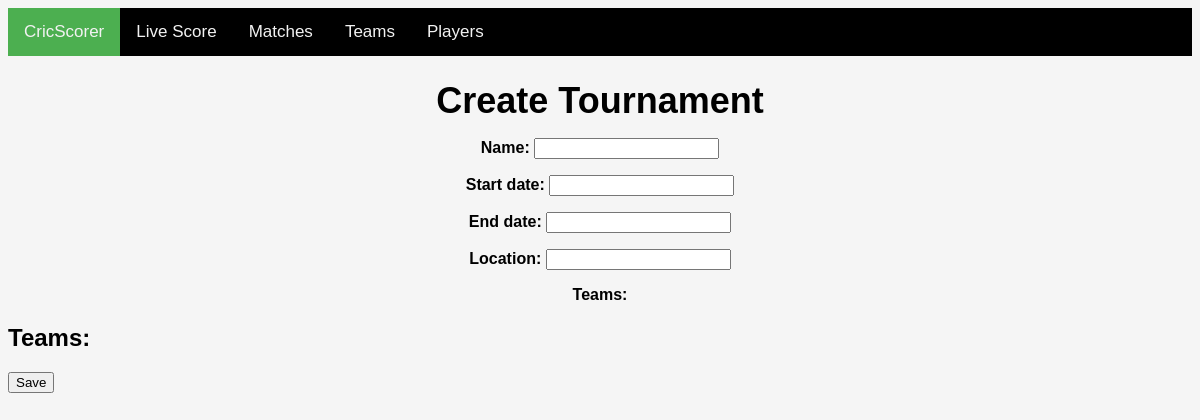
The app's page /tournament_create/, older data.
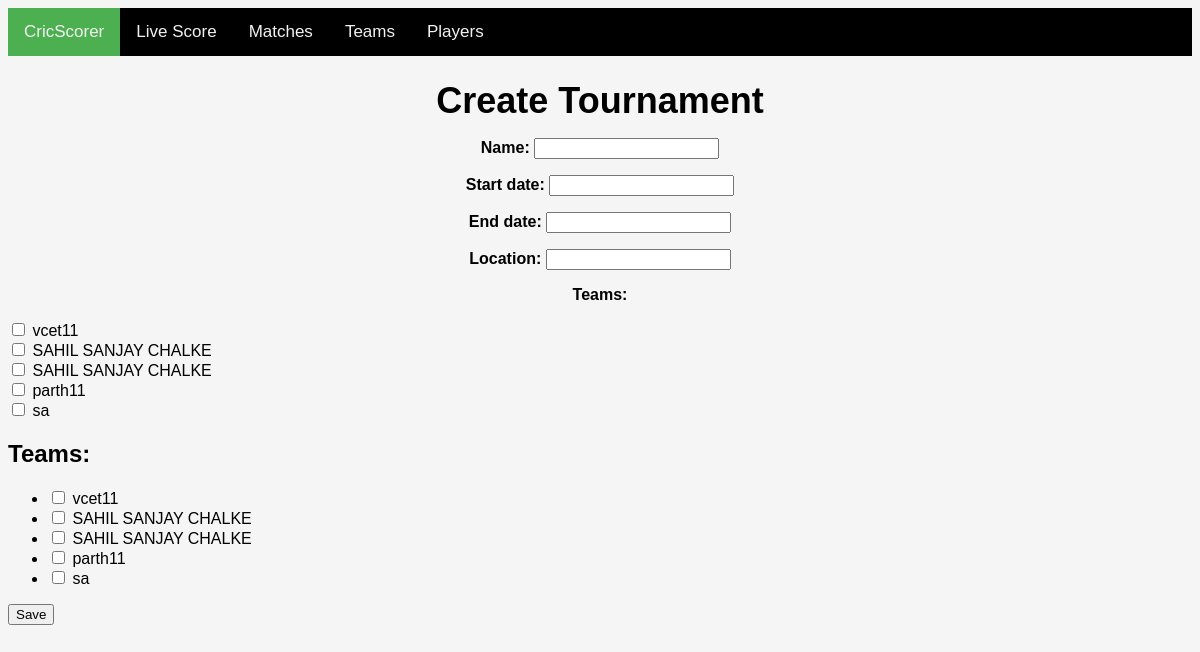
The same page, newer data.
### scoring/models.py (models this page shows)
class Team(models.Model):
    name = models.CharField(max_length=200)
    captain_name = models.CharField(max_length=200,default='')
    contact_number = models.CharField(max_length=20,null=True)
    email = models.EmailField(max_length=200,null=True)
    def __str__(self):
        return self.name

### scoring/views.py (the view)
# urls.py: path('tournament_create/',views.tournament_create,name="tournamet_create"),
def tournament_create(request):
    if request.method == 'POST':
        form = TournamentForms(request.POST)
        if form.is_valid():
            tournament = form.save(commit=False)
            selected_teams = request.POST.getlist('teams')
            tournament.save()
            form.save_m2m()
            for team_id in selected_teams:
                team = Team.objects.get(id=team_id)
                tournament.teams.add(team)
            return redirect('tournament_details', pk=tournament.pk)
    else:
        form = TournamentForms()
        teams = Team.objects.all()
        return render(request, 'scoring/tournament_form.html', {'form': form, 'title': 'Create Tournament', 'teams': teams})

### scoring/forms.py
class TournamentForms(forms.ModelForm):
    teams=forms.ModelMultipleChoiceField(queryset=Team.objects.all(),required=False,widget=forms.CheckboxSelectMultiple)
    class Meta:
        model = Tournament
        fields = ['name',  'start_date', 'end_date', 'location']

### scoring/templates/scoring/tournament_form.html (shortened to what this page needs)
{% extends 'scoring/base.html' %}
{% block content %}
  <h1>{{ title }}</h1>
  <form method="post">
    {{ form.as_p }}
    <h2>Teams:</h2>
    <ul>
      {% for team in teams %}
        <li>
          <label>
            <input type="checkbox"
              name="teams"
              value="{{ team.id }}"
              >
            {{ team.name }}
          </label>
        </li>
      {% endfor %}
    </ul>
    <input type="submit" value="Save">
  </form>
{% endblock %}

### scoring/templates/scoring/base.html
  {% load static %}
  <link rel="stylesheet" href="{% static 'scoring/navbar.css' %}">
  <link rel="stylesheet" href="{% static 'scoring/score.css' %}">
  <link rel="stylesheet" href="{% static 'scoring/makematch.css' %}">
  <link rel="stylesheet" href="{% static 'scoring/makematch.css' %}">
  <nav class="navbar">
    <a class="active" href="#">CricScorer</a>
    <a href="#">Live Score</a>
    <a href="#">Matches</a>
    <a href="#">Teams</a>
    <a href="#">Players</a>
  </nav>
  {% block content %}
  {% endblock content %}

### scoring/static/scoring/navbar.css (style rules this page uses)
.navbar { background-color: black; overflow: hidden; }
.navbar a { float: left; display: block; color: #f2f2f2; text-align: center; padding: 14px 16px; text-decoration: none; font-size: 17px; }
.active { background-color: #4CAF50; color: white; }

### scoring/static/scoring/makematch.css (style rules this page uses)
h1, p { text-align: center; }
p { font-weight:bold; }
h1 { margin-bottom: 10px; font-size: 36px; font-weight: bold; }

Row changes from the older to the newer data that the page shows:
added Team: name "vcet11"
added Team: name "SAHIL SANJAY CHALKE"
added Team: name "SAHIL SANJAY CHALKE"
added Team: name "parth11"
added Team: name "sa"
Text that changed along with them:
form field teams: (not shown) → "☐ ☐ ☐ ☐ ☐"
text no longer shown: "Name: Start date: End date: Location: Teams:"
text now shown: "Name: Start date: End date: Location: Teams: vcet11 SAHIL SANJAY CHALKE SAHIL SANJAY CHALKE parth11 sa"
